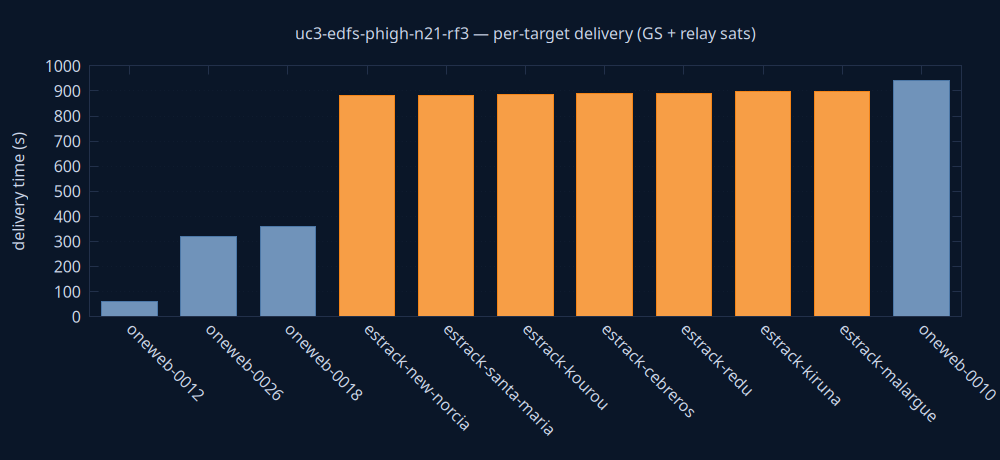

Source code (gnuplot):
set terminal pngcairo size 1000,460 background rgb '#0a1628'
set output 'delivery.png'
set style fill solid 0.8
set boxwidth 0.7 relative
set border lc rgb '#22304a'
set grid ytics lc rgb '#22304a'
set yrange [0:*]
set ylabel 'delivery time (s)' textcolor rgb '#cdd7ea'
set xtics rotate by -45 textcolor rgb '#cdd7ea'
set ytics textcolor rgb '#cdd7ea'
set title 'uc3-edfs-phigh-n21-rf3 — per-target delivery (GS + relay sats)' textcolor rgb '#cdd7ea'
plot 'delivery.dat' using 0:2:3:xtic(1) with boxes lc rgb variable notitle
